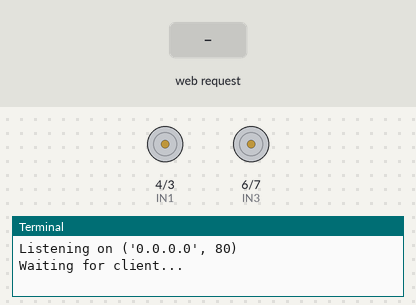
Bench run of a program on a simulated Raspberry Pi (BCM pin numbers). On the bench: motor-driver pin pairs drawn as motors (green arrow = first pin HIGH = forward, orange = second pin HIGH = backward, longer = more drive, scaled by the enable pin), the last lines printed to the terminal. Inputs (shaded band) come from the test bench. The camera gives no picture and a still takes 0.5 s; threads take turns every 2 ms; the clock reads 2024-03-15 10:24:30 at power-on unless the program sets it.

Above: at 3.2 s.
3.3 s: HTTP request for /start received
At 4.5 s:
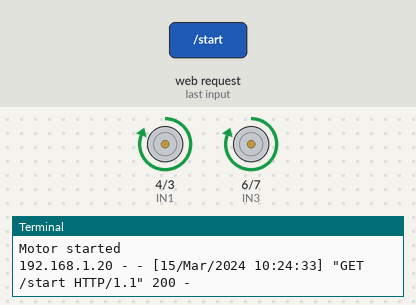
4.8 s: HTTP request for /left received
At 5.8 s:
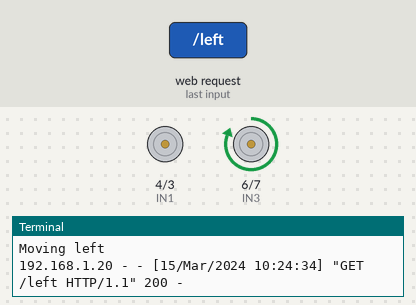
6.3 s: HTTP request for /right received
At 7.0 s:
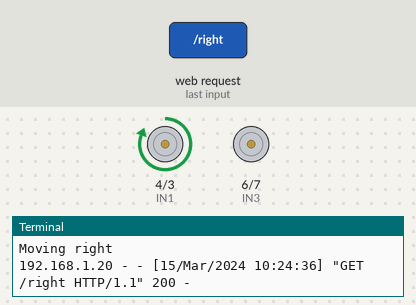
7.8 s: HTTP request for /back received
At 8.1 s:
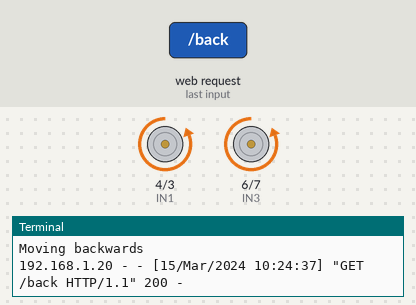
Timing chart, 0 to 10.3 s (numbered marks = the images above; inputs shaded):
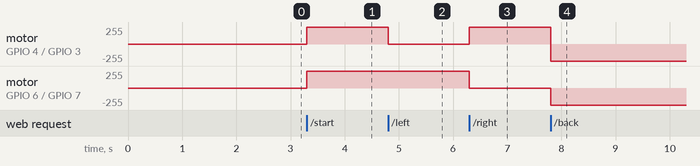

The program:

camera-motor.py
```python
# main.py (better name xD)
# combination of camera.py and socket_motor.py

import RPi.GPIO as GPIO
import socket
import io
import logging
import socketserver
import time
from http import server
from threading import Condition, Thread
from picamera2 import Picamera2
from picamera2.encoders import JpegEncoder
from picamera2.outputs import FileOutput

# Set GPIO mode
GPIO.setmode(GPIO.BCM)
GPIO.setwarnings(False)

# Motor 1 control pins
ENA = 2
IN1 = 4
IN2 = 3

# Motor 2 control pins
ENB = 5
IN3 = 6
IN4 = 7

# Set initial state
GPIO.setup(ENA, GPIO.OUT)
GPIO.setup(IN1, GPIO.OUT)
GPIO.setup(IN2, GPIO.OUT)

GPIO.setup(ENB, GPIO.OUT)
GPIO.setup(IN3, GPIO.OUT)
GPIO.setup(IN4, GPIO.OUT)

# Set PWM frequency and start with duty cycle 0 (stopped)
pwm1 = GPIO.PWM(ENA, 1000)  # 1 kHz
pwm2 = GPIO.PWM(ENB, 1000)  # 1 kHz
pwm1.start(0)
pwm2.start(0)

# HTML page for motor control and camera streaming
PAGE = """\
<html>
<head>
<title>Raspberry Pi Motor Control and Camera Streaming</title>
</head>
<body>
<h1>Motor Control</h1>
<form action="/start">
    <button type="submit">Start Motor</button>
</form>
<form action="/stop">
    <button type="submit">Stop Motor</button>
</form>
<form action="/left">
    <button type="submit">Move Left</button>
</form>
<form action="/right">
    <button type="submit">Move Right</button>
</form>
<form action="/back">
    <button type="submit">Move Back</button>
</form>
<p>{}</p>
<h1>Camera Streaming</h1>
<iframe src="/stream.mjpg" width="640" height="480"></iframe>
</body>
</html>
"""

def handle_request(path):
    print('Request:', path)  # Debug print
    response_message = ''
    if path.startswith('/start'):
        pwm1.ChangeDutyCycle(100)  # Start motor 1
        GPIO.output(IN1, GPIO.HIGH)
        GPIO.output(IN2, GPIO.LOW)

        pwm2.ChangeDutyCycle(100)  # Start motor 2
        GPIO.output(IN3, GPIO.HIGH)
        GPIO.output(IN4, GPIO.LOW)

        response_message = 'Motor started'
    elif path.startswith('/stop'):
        pwm1.ChangeDutyCycle(0)  # Stop motor 1
        GPIO.output(IN1, GPIO.LOW)
        GPIO.output(IN2, GPIO.LOW)

        pwm2.ChangeDutyCycle(0)  # Stop motor 2
        GPIO.output(IN3, GPIO.LOW)
        GPIO.output(IN4, GPIO.LOW)

        response_message = 'Motor stopped'
    elif path.startswith('/left'):
        pwm1.ChangeDutyCycle(0)  # Stop motor 1
        GPIO.output(IN1, GPIO.LOW)
        GPIO.output(IN2, GPIO.LOW)

        pwm2.ChangeDutyCycle(100)  # Start motor 2
        GPIO.output(IN3, GPIO.HIGH)
        GPIO.output(IN4, GPIO.LOW)

        response_message = 'Moving left'
    elif path.startswith('/right'):
        pwm1.ChangeDutyCycle(100)  # Start motor 1
        GPIO.output(IN1, GPIO.HIGH)
        GPIO.output(IN2, GPIO.LOW)

        pwm2.ChangeDutyCycle(0)  # Stop motor 2
        GPIO.output(IN3, GPIO.LOW)
        GPIO.output(IN4, GPIO.LOW)

        response_message = 'Moving right'
    elif path.startswith('/back'):
        pwm1.ChangeDutyCycle(100)  # Move motor 1 backwards
        GPIO.output(IN1, GPIO.LOW)
        GPIO.output(IN2, GPIO.HIGH)

        pwm2.ChangeDutyCycle(100)  # Move motor 2 backwards
        GPIO.output(IN3, GPIO.LOW)
        GPIO.output(IN4, GPIO.HIGH)

        response_message = 'Moving backwards'
    else:
        response_message = 'Invalid request'

    print(response_message)
    return response_message

class StreamingOutput(io.BufferedIOBase):
    def __init__(self):
        self.frame = None
        self.condition = Condition()

    def write(self, buf):
        with self.condition:
            self.frame = buf
            self.condition.notify_all()

    def get_frame(self):
        with self.condition:
            self.condition.wait()
            return self.frame

class StreamingHandler(server.BaseHTTPRequestHandler):
    def do_GET(self):
        if self.path == '/':
            self.send_response(301)
            self.send_header('Location', '/index.html')
            self.end_headers()
        elif self.path == '/index.html':
            content = PAGE.format('').encode('utf-8')
            self.send_response(200)
            self.send_header('Content-Type', 'text/html')
            self.send_header('Content-Length', len(content))
            self.end_headers()
            self.wfile.write(content)
        elif self.path == '/stream.mjpg':
            self.send_response(200)
            self.send_header('Age', 0)
            self.send_header('Cache-Control', 'no-cache, private')
            self.send_header('Pragma', 'no-cache')
            self.send_header('Content-Type', 'multipart/x-mixed-replace; boundary=FRAME')
            self.end_headers()
            try:
                while True:
                    with output.condition:
                        output.condition.wait()
                        frame = output.frame
                    self.wfile.write(b'--FRAME\r\n')
                    self.send_header('Content-Type', 'image/jpeg')
                    self.send_header('Content-Length', len(frame))
                    self.end_headers()
                    self.wfile.write(frame)
                    self.wfile.write(b'\r\n')
            except Exception as e:
                logging.warning('Removed streaming client %s: %s', self.client_address, str(e))
        else:
            response = handle_request(self.path)
            content = PAGE.format(response).encode('utf-8')
            self.send_response(200)
            self.send_header('Content-Type', 'text/html')
            self.send_header('Content-Length', len(content))
            self.end_headers()
            self.wfile.write(content)

class StreamingServer(socketserver.ThreadingMixIn, server.HTTPServer):
    allow_reuse_address = True
    daemon_threads = True

picam2 = Picamera2()
picam2.configure(picam2.create_video_configuration(main={"size": (640, 480)}))
time.sleep(2)
output = StreamingOutput()
picam2.start_recording(JpegEncoder(), FileOutput(output))

def run_camera_server():
    address = ('', 8000)
    server = StreamingServer(address, StreamingHandler)
    server.serve_forever()

def run_motor_server():
    addr = ('0.0.0.0', 80)
    s = socket.socket(socket.AF_INET, socket.SOCK_STREAM)
    s.bind(addr)
    s.listen(1)

    print('Listening on', addr)

    while True:
        print('Waiting for client...')
        cl, addr = s.accept()
        print('Client connected from', addr)  # Debug print
        request = cl.recv(1024)
        request = str(request)
        print('Received request:', request)  # Debug print
        response = handle_request(request)
        print('Response:', response)  # Debug print

        html = PAGE.format(response).encode('utf-8')
        print('Sending response...')
        cl.send(b'HTTP/1.1 200 OK\r\nContent-Type: text/html\r\n\r\n')
        cl.send(html)
        cl.close()
        print('Response sent, connection closed')

try:
    camera_thread = Thread(target=run_camera_server, daemon=True)
    camera_thread.start()

    motor_thread = Thread(target=run_motor_server, daemon=True)
    motor_thread.start()

    camera_thread.join()
    motor_thread.join()

finally:
    picam2.stop_recording()
    GPIO.cleanup()
```

Measured:
- after the input at 3.3 s, motor on GPIO 4 (IN1) / GPIO 3 (IN2), motor on GPIO 6 (IN3) / GPIO 7 (IN4): stopped → forward 255/255 at once
- after the input at 4.8 s, motor on GPIO 4 (IN1) / GPIO 3 (IN2): forward 255/255 → stopped at once
- after the input at 6.3 s, motor on GPIO 4 (IN1) / GPIO 3 (IN2): stopped → forward 255/255 at once; motor on GPIO 6 (IN3) / GPIO 7 (IN4): forward 255/255 → stopped at once
- after the input at 7.8 s, motor on GPIO 4 (IN1) / GPIO 3 (IN2): forward 255/255 → backward 255/255 at once; motor on GPIO 6 (IN3) / GPIO 7 (IN4): stopped → backward 255/255 at once
